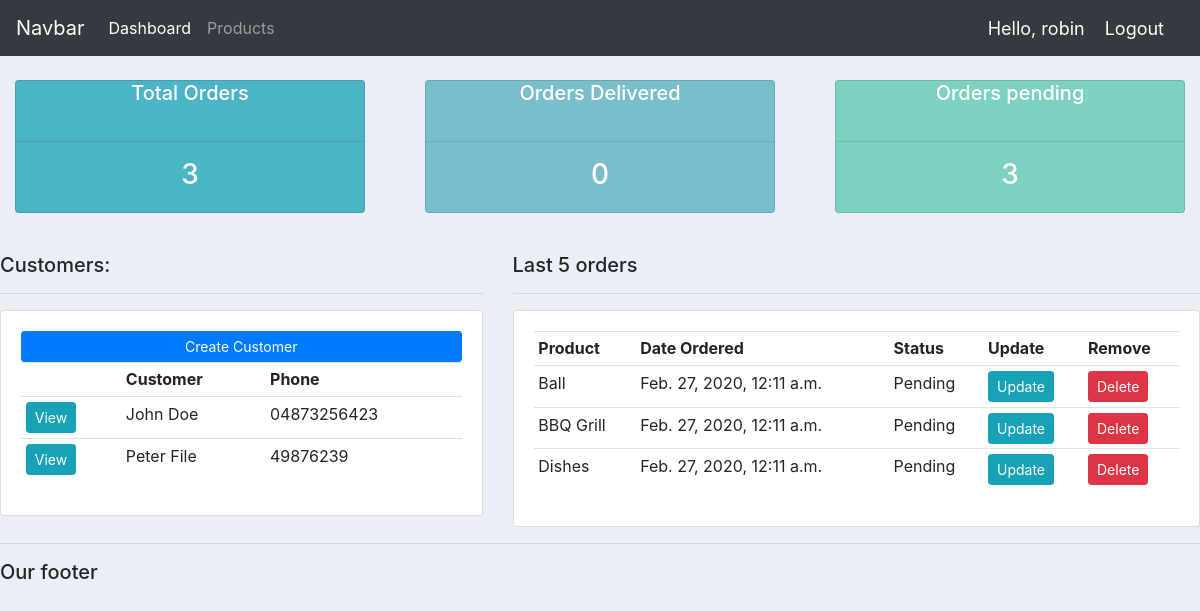
Before: / (signed in) with the older database file.
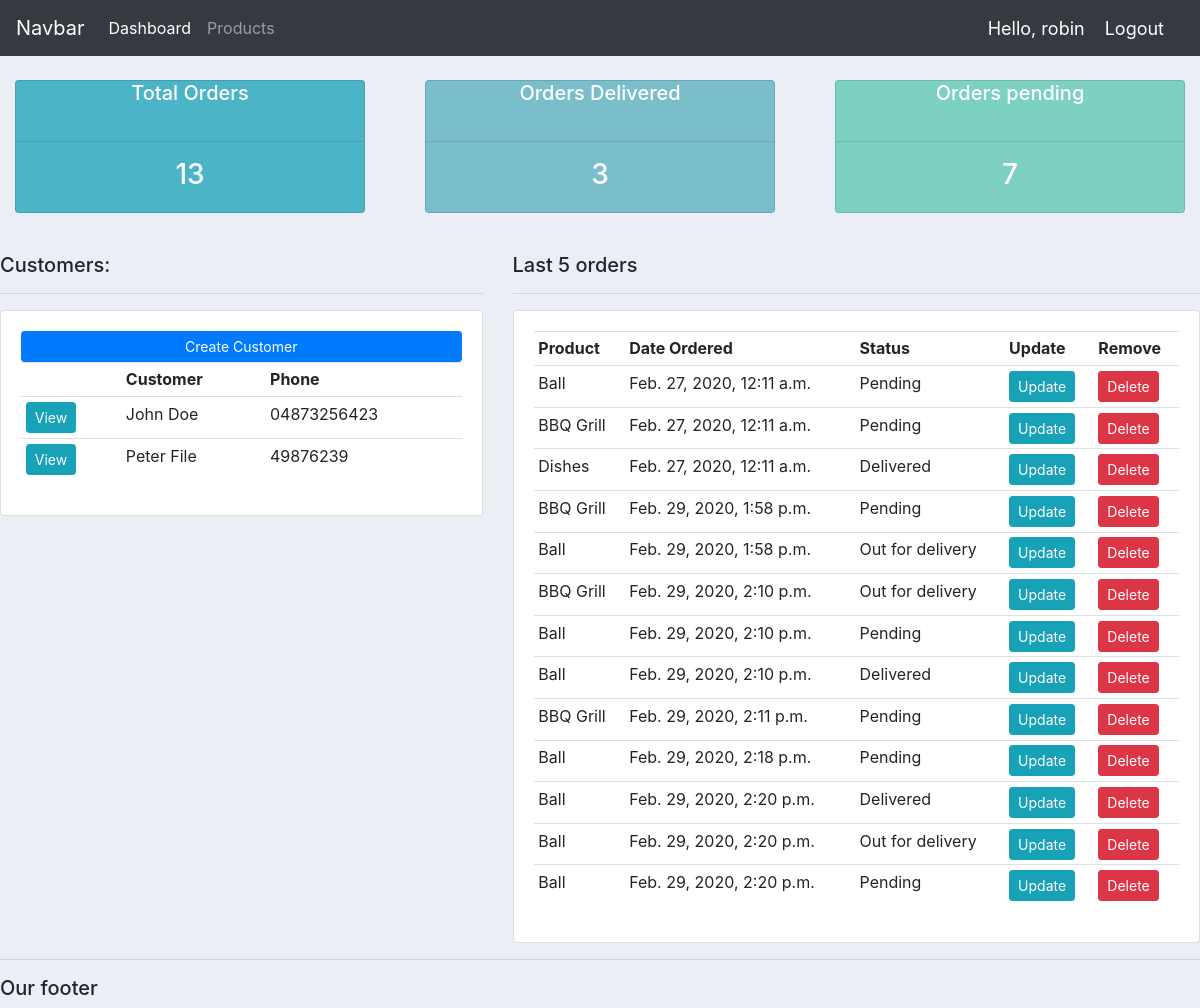
After: the same page with the newer database file.
### accounts/models.py (models this page shows, shortened)
class Customer(models.Model):
	name = models.CharField(max_length=200, null=True)
	phone = models.CharField(max_length=200, null=True)
	email = models.CharField(max_length=200, null=True)
	date_created = models.DateTimeField(auto_now_add=True)

class Order(models.Model):
	STATUS = (
			('Pending', 'Pending'),
			('Out for delivery ', 'Out for delivery'),
			('Delivered', 'Delivered'),
			)
	customer = models.ForeignKey(Customer, null=True, on_delete=models.SET_NULL)
	product = models.ForeignKey(Product, null=True, on_delete=models.SET_NULL)
	date_created = models.DateTimeField(auto_now_add=True)
	status = models.CharField(max_length=200, null=True, choices=STATUS)
	note = models.CharField(max_length=200, null=True)

class Product(models.Model):
	CATEGORY = (
			('Indoor', 'Indoor'),
			('Outdoor ', 'Outdoor'),
			)
	name = models.CharField(max_length=200, null=True)
	price = models.FloatField(null=True)
	category = models.CharField(max_length=200, null=True, choices=CATEGORY)
	description = models.CharField(max_length=200, null=True, blank=True)
	date_created = models.DateTimeField(auto_now_add=True)
	tags = models.ManyToManyField(Tag)
	def __str__(self):
		return self.name

### accounts/views.py (the view)
# urls.py: path('', views.home, name="home"),
@login_required(login_url='login')
def home(request):
	orders = Order.objects.all()
	customers = Customer.objects.all()
	total_customers = customers.count()
	total_orders = orders.count()
	delivered = orders.filter(status='Delivered').count()
	pending = orders.filter(status='Pending').count()
	context = {'orders':orders, 'customers':customers, 'total_orders':total_orders, 'delivered':delivered, 'pending':pending}
	return render(request, 'accounts/dashboard.html', context)

### accounts/templates/accounts/dashboard.html
{% extends 'accounts/main.html' %}
{% block content %}
{% include 'accounts/status.html' %}
<br>
<div class="row">
	<div class="col-md-5">
		<h5>Customers:</h5>
		<hr>
		<div class="card card-body">
			<a href="" class="btn btn-primary btn-sm btn-block">Create Customer</a>
			<table class="table table-sm">
				<tr>
					<th></th>
					<th>Customer</th>
					<th>Phone</th>
				</tr>
				{% for customer in customers %}
					<tr>
						<td><a class="btn btn-sm btn-info" href="{% url 'customer' customer.id %}">View</a></td>
						<td>{{customer.name}}</td>
						<td>{{customer.phone}}</td>
					</tr>
				{% endfor %}
			</table>
		</div>
	</div>
	<div class="col-md-7">
		<h5>Last 5 orders</h5>
		<hr>
		<div class="card card-body">
			<table class="table table-sm">
				<tr>
					<th>Product</th>
					<th>Date Ordered</th>
					<th>Status</th>
					<th>Update</th>
					<th>Remove</th>
				</tr>
				{% for order in orders %}
					<tr>
						<td>{{order.product}}</td>
						<td>{{order.date_created}}</td>
						<td>{{order.status}}</td>
						<td><a class="btn btn-sm btn-info" href="{% url 'update_order' order.id %}">Update</a></td>
						<td><a class="btn btn-sm btn-danger" href="{% url 'delete_order' order.id %}">Delete</a></td>
					</tr>
				{% endfor %}
			</table>
		</div>
	</div>
</div>
{% endblock %}

Changed rows visible on the page:
changed Order "Dishes": status "Pending" → "Delivered"
added Order: product "BBQ Grill", date_created "Feb. 29, 2020, 1:58 p.m.", status "Pending"
added Order: product "Ball", date_created "Feb. 29, 2020, 1:58 p.m.", status "Out for delivery"
added Order: product "BBQ Grill", date_created "Feb. 29, 2020, 2:10 p.m.", status "Out for delivery"
added Order: product "Ball", date_created "Feb. 29, 2020, 2:10 p.m.", status "Pending"
added Order: product "Ball", date_created "Feb. 29, 2020, 2:10 p.m.", status "Delivered"
added Order: product "BBQ Grill", date_created "Feb. 29, 2020, 2:11 p.m.", status "Pending"
added Order: product "Ball", date_created "Feb. 29, 2020, 2:18 p.m.", status "Pending"
added Order: product "Ball", date_created "Feb. 29, 2020, 2:20 p.m.", status "Delivered"
added Order: product "Ball", date_created "Feb. 29, 2020, 2:20 p.m.", status "Out for delivery"
added Order: product "Ball", date_created "Feb. 29, 2020, 2:20 p.m.", status "Pending"
Other visible differences:
{{ total_orders }}: "3" → "13"
{{ delivered }}: "0" → "3"
{{ pending }}: "3" → "7"
